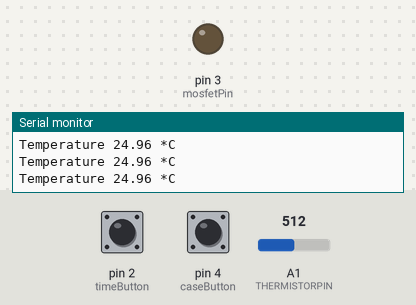
Recording of a sketch running on a simulated Arduino Uno, built with avr-gcc and run on an emulated ATmega328P. Parts: output pins drawn as LEDs (lit = HIGH), the last lines printed to the serial monitor. Dashed ring = blinking. The inputs (shaded band) are chosen by the test bench; at power-on: pin 2 (timeButton) HIGH, A1 (THERMISTORPIN) = 512, pin 4 (caseButton) HIGH. Pins used as bus, display or sensor lines are not drawn.

Above: at 1.2 s.
1.3 s: pin 2 (timeButton) pulled LOW for 0.15 s
At 3.1 s:
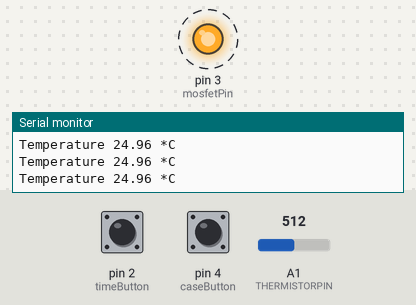
4.4 s: A1 (THERMISTORPIN) set to 69
7.4 s: A1 (THERMISTORPIN) set to 57
At 9.0 s:
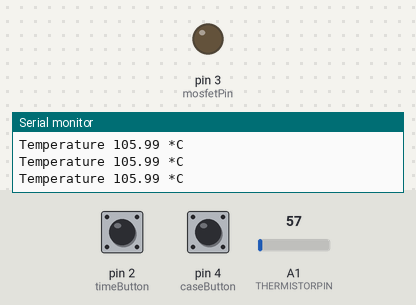
Timing chart, 0 to 10.5 s (numbered marks = the images above; inputs shaded):
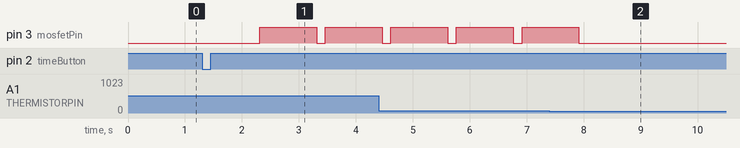

The sketch:

PulseBagSealer27-09--millisBUG.ino
```cpp
/******************************************Temperature*******************************/

#define SERIESRESISTOR 10000
#define THERMISTORNOMINAL 10000
int THERMISTORPIN = A1; //The connector pin for the temperature sensor(A1)
#define BCOEFFICIENT 3950
#define TEMPERATURENOMINAL 25
// float values for the temperature formula
float steinhart;
float reading;
float tempValue;
int desiredTemp = 102;

/***************************************Buttons, Heater & Led***************************/

int timeButton = 2;   // Time increasing button (3)
int caseButton = 4;   // Clamp open/closed device (4)
int mosfetPin = 3;    // MOSFET (0)
int ledPin = 1;       // LED diode (1)

int mosfetPWM = 767;  // MOSFET PWM value

int vreme = 0;        // Time set from timeButton
int zgolemuvanje = 1; // By what value the time increases for each press

/**************************************Booleans*************************************/

boolean buttonTimeState = false;     // timeButton state
boolean buttonCaseClosed = false;    // case clamp state

/**************************************Millis()*************************************/

unsigned long previousMillis = 0;
unsigned long timeDelay;

void setup() {
pinMode (mosfetPin, OUTPUT);
pinMode (ledPin, OUTPUT);
pinMode (timeButton, INPUT);
pinMode (caseButton, INPUT);
pinMode (THERMISTORPIN, INPUT);

digitalWrite (mosfetPin, LOW);
digitalWrite (ledPin, LOW);
Serial.begin(9600); // debugging purposes only
}

/***********************Main loop to check the functions***************************/
void loop(){
  checkTimeButton();
  checkTemp();
  myDelay();
  execute();
}
/**************************** Time setting button function ******************************/
void checkTimeButton()  {
  //the blinking led is configured here
  digitalWrite(ledPin, LOW);
  delay(50);
  digitalWrite(ledPin, HIGH);
  delay(50);
  digitalWrite(ledPin, LOW);
  delay(50);

if (digitalRead(timeButton) == LOW && !buttonTimeState && vreme < 10) {
    buttonTimeState = true;
      vreme += zgolemuvanje;
      Serial.println(vreme);
        digitalWrite(ledPin, HIGH);
        delay((200*vreme));
        digitalWrite(ledPin, LOW);
    }
  else if ( digitalRead(timeButton) == HIGH && buttonTimeState) {
        buttonTimeState = false;
    }
if (digitalRead(timeButton) == LOW && !buttonTimeState && vreme >= 10) {
   vreme = 0;
   Serial.println(vreme);
      }
}
/******************************* Thermometer function ************************************/
void checkTemp(){
   reading = analogRead(THERMISTORPIN);

//  Serial.print("Analog reading ");
//  Serial.println(reading);

  // convert the value to resistance
  reading = (1023 / reading)  - 1;     // (1023/ADC - 1)
  reading = SERIESRESISTOR / reading;  // 10K / (1023/ADC - 1)
//  Serial.print("Thermistor resistance ");
//  Serial.println(reading);


  steinhart = reading / THERMISTORNOMINAL;     // (R/Ro)
  steinhart = log(steinhart);                  // ln(R/Ro)
  steinhart /= BCOEFFICIENT;                   // 1/B * ln(R/Ro)
  steinhart += 1.0 / (TEMPERATURENOMINAL + 273.15); // + (1/To)
  steinhart = 1.0 / steinhart;                 // Invert
  steinhart -= 273.15;                         // convert to C
  tempValue = steinhart;
  Serial.print("Temperature ");
  Serial.print(steinhart);
  Serial.println(" *C");

}

/************************************** The delay function which is used to check the temperature ********************************/

void myDelay(){
  // Split the work time in 5 parts regardless if its 1,2,3 or 5 seconds.
  // This will help us to have a much more constant temperature checkup on whats going on during the heating element on.
  // When it reaches the desired temperature it will stop with heating
  timeDelay = ((vreme * 1000));
  unsigned long currentMillis = millis();
  if(currentMillis - previousMillis > timeDelay){
    previousMillis = currentMillis;
    if(tempValue < desiredTemp && !buttonCaseClosed){
       analogWrite(mosfetPin, mosfetPWM);
       delay(timeDelay);
       digitalWrite(mosfetPin, LOW);
    }
    else if (tempValue >= desiredTemp){
          digitalWrite(mosfetPin, LOW);
    }

 }
}
/******************************* The execution program for heating ************************************/

void execute(){
  if (digitalRead(caseButton) == LOW && !buttonCaseClosed) {
    buttonCaseClosed = true;
   Serial.println("Case Closed");
       myDelay();
  //     Serial.println("raboti greaco");
}
else if (digitalRead(caseButton) == HIGH && buttonCaseClosed) {
    buttonCaseClosed = false;
  }
}
```

Measured:
- the behaviour switches between 64 and 63 on A1 (THERMISTORPIN) (found by bisection; images 1 and 2)
- after the input at 1.3 s, pin 3 (mosfetPin): LOW → HIGH after 1.0 s, → LOW 1.0 s later, → HIGH 0.15 s later
- after the input at 7.4 s, pin 3 (mosfetPin): goes on until 7.9 s, then stays LOW
